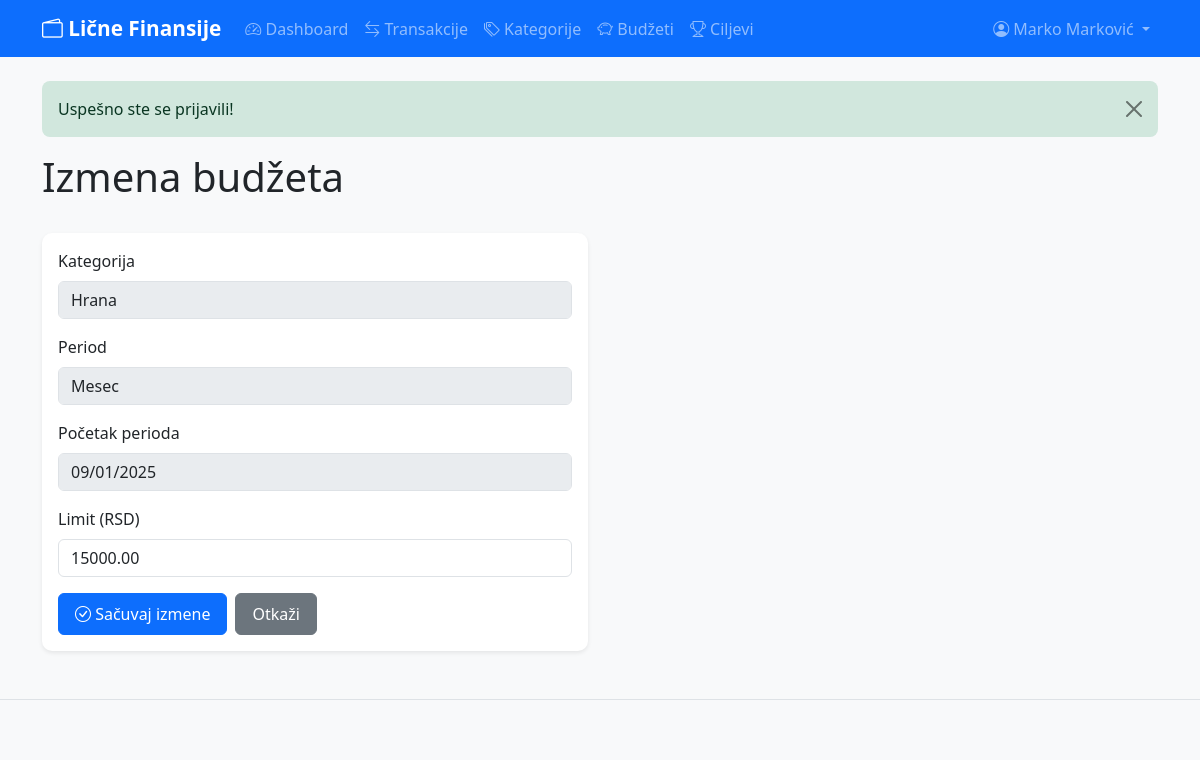
Screenshot of /budgets/edit.php?id=1 (signed in) with the database file from the repository.
### tables this page shows
CREATE TABLE categories (
    id INT AUTO_INCREMENT PRIMARY KEY,
    user_id INT NOT NULL,
    name VARCHAR(100) NOT NULL,
    type ENUM('prihod', 'rashod') NOT NULL,
    color VARCHAR(7) NULL,
    created_at TIMESTAMP DEFAULT CURRENT_TIMESTAMP,
    UNIQUE KEY unique_user_category (user_id, name, type),
    FOREIGN KEY (user_id) REFERENCES users(id) ON DELETE CASCADE,
    INDEX idx_user_type (user_id, type)
);

CREATE TABLE budgets (
    id INT AUTO_INCREMENT PRIMARY KEY,
    user_id INT NOT NULL,
    category_id INT NOT NULL,
    period ENUM('mesec', 'kvartal', 'godina') NOT NULL,
    period_start DATE NOT NULL,
    limit_amount DECIMAL(12,2) NOT NULL,
    created_at TIMESTAMP DEFAULT CURRENT_TIMESTAMP,
    UNIQUE KEY unique_budget (user_id, category_id, period, period_start),
    FOREIGN KEY (user_id) REFERENCES users(id) ON DELETE CASCADE,
    FOREIGN KEY (category_id) REFERENCES categories(id) ON DELETE CASCADE,
    INDEX idx_user_period (user_id, period_start)
);

### src/Core/Database.php (called while the page is built, shortened)
<?php
class Database {
    private static ?PDO $instance = null;
    public static function getInstance(): PDO {
        if (self::$instance === null) {
            try {
                $host = defined('DB_HOST') ? DB_HOST : '127.0.0.1';
                $port = defined('DB_PORT') ? DB_PORT : '3306';
                $name = defined('DB_NAME') ? DB_NAME : 'finance_tracker';
                $charset = defined('DB_CHARSET') ? DB_CHARSET : 'utf8mb4';
                $dsn = "mysql:host={$host};port={$port};dbname={$name};charset={$charset}";
                self::$instance = new PDO($dsn, DB_USER, DB_PASS);
                self::$instance->setAttribute(PDO::ATTR_ERRMODE, PDO::ERRMODE_EXCEPTION);
                self::$instance->setAttribute(PDO::ATTR_DEFAULT_FETCH_MODE, PDO::FETCH_ASSOC);
                self::$instance->setAttribute(PDO::ATTR_EMULATE_PREPARES, false);
            } catch (PDOException $e) {
                die("Greška konekcije: " . $e->getMessage());
            }
        }
        return self::$instance;
    }
}

### src/Core/Session.php (called while the page is built, shortened)
<?php
class Session {
    public static function get(string $key, $default = null) {
        return $_SESSION[$key] ?? $default;
    }
    public static function has(string $key): bool {
        return isset($_SESSION[$key]);
    }
}

### src/Core/Auth.php (called while the page is built, shortened)
<?php
class Auth {
    public function isLoggedIn(): bool {
        return Session::has('user_id');
    }
    public function currentUser(): ?array {
        return [
            'id' => Session::get('user_id'),
            'name' => Session::get('user_name'),
            'email' => Session::get('user_email'),
            'role' => Session::get('user_role')
        ];
    }
}

### src/Repositories/BaseRepository.php (called while the page is built, shortened)
<?php
abstract class BaseRepository implements CrudRepositoryInterface {
    protected PDO $db;
    protected string $table;
    public function __construct() {
        $this->db = Database::getInstance();
    }
    public function findById(int $id): ?array {
        $sql = "SELECT * FROM {$this->table} WHERE id = :id";
        $stmt = $this->db->prepare($sql);
        $stmt->execute(['id' => $id]);
        $result = $stmt->fetch();
        return $result ?: null;
    }
}

### src/Repositories/CategoryRepository.php (called while the page is built, shortened)
<?php
class CategoryRepository extends BaseRepository {
    protected string $table = 'categories';
    public function getUserCategories(int $userId, ?string $type = null): array {
        $sql = "SELECT * FROM {$this->table} WHERE user_id = :user_id";
        $params = ['user_id' => $userId];
        if ($type) {
            $sql .= " AND type = :type";
            $params['type'] = $type;
        }
        $sql .= " ORDER BY name ASC";
        $stmt = $this->db->prepare($sql);
        $stmt->execute($params);
        return $stmt->fetchAll();
    }
}

### src/Helpers/functions.php (called while the page is built, shortened)
<?php
function e(?string $value): string {
    return htmlspecialchars($value ?? '', ENT_QUOTES, 'UTF-8');
}

### public/budgets/edit.php (the view, shortened to what this page needs)
<?php
require_once '../../src/Helpers/functions.php';
spl_autoload_register(function ($class) {
    $prefix = 'App\\';
    $base_dir = __DIR__ . '/../../src/';
    $len = strlen($prefix);
    $relative_class = substr($class, $len);
    $file = $base_dir . str_replace('\\', '/', $relative_class) . '.php';
});
$auth = new Auth();
$user = $auth->currentUser();
$budgetRepo = new BudgetRepository();
$categoryRepo = new CategoryRepository();
$id = (int) ($_GET['id'] ?? 0);
$budget = $budgetRepo->findById($id);
$categories = $categoryRepo->getUserCategories($user['id'], 'rashod');
include '../../views/partials/header.php';
?>
<h1 class="mb-4">Izmena budžeta</h1>
<div class="row">
    <div class="col-md-6">
        <div class="card">
            <div class="card-body">
                <form method="POST">
                    <div class="mb-3">
                        <label class="form-label">Kategorija</label>
                        <input type="text" class="form-control" disabled
                               value="<?php
                                   foreach ($categories as $cat) {
                                       if ($cat['id'] == $budget['category_id']) {
                                           echo e($cat['name']);
                                           break;
                                       }
                                   }
                               ?>">
                    </div>
                    <div class="mb-3">
                        <label class="form-label">Period</label>
                        <input type="text" class="form-control" disabled
                               value="<?= ucfirst($budget['period']) ?>">
                    </div>
                    <div class="mb-3">
                        <label class="form-label">Početak perioda</label>
                        <input type="date" class="form-control" disabled
                               value="<?= $budget['period_start'] ?>">
                    </div>
                    <div class="mb-3">
                        <label for="limit_amount" class="form-label">Limit (RSD)</label>
                        <input type="number" class="form-control" id="limit_amount" name="limit_amount"
                               step="0.01" min="0.01" value="<?= $budget['limit_amount'] ?>" required>
                    </div>
                    <div class="d-flex gap-2">
                        <button type="submit" class="btn btn-primary">
                            <i class="bi bi-check-circle"></i> Sačuvaj izmene
                        </button>
                        <a href="/budgets/" class="btn btn-secondary">Otkaži</a>
                    </div>
                </form>
            </div>
        </div>
    </div>
</div>
<?php include '../../views/partials/footer.php'; ?>

### public/assets/css/custom.css (style rules this page uses)
body { background-color: #f8f9fa; font-family: 'Segoe UI', Tahoma, Geneva, Verdana, sans-serif; }
.card { border: none; border-radius: 10px; box-shadow: 0 2px 4px rgba(0, 0, 0, 0.08); transition: transform 0.2s, box-shadow 0.2s; }
.btn { border-radius: 6px; padding: 8px 16px; font-weight: 500; transition: all 0.2s; }
.form-control, .form-select { border-radius: 6px; border: 1px solid #dee2e6; }
.card { animation: fadeIn 0.3s ease-out; }
.mb-4 { margin-bottom: 2rem !important; }

### rows the page displays
categories: name "Hrana"
budgets: period "Mesec", period_start "09/01/2025", limit_amount "15000.00"

### other values shown
APP_NAME "Lične Finansije"
Session::get('user_name') "Marko Marković"
$flash['message'] "Uspešno ste se prijavili!"
